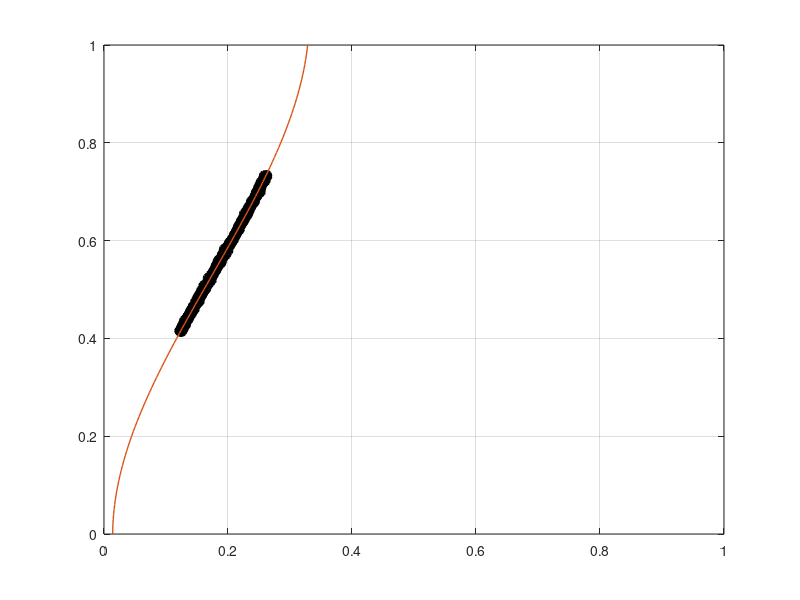

The MATLAB script that drew this image:
function p = ps_bp4()
Ia=[0.413767,0.414939,0.415549,0.416237,0.415393,0.418201,0.415968,0.418609,0.418721,0.415704,0.421217,0.419211,0.422087,0.423142,0.424887,0.423626,0.424554,0.426665,0.428987,0.427443,0.425166,0.429615,0.428124,0.428323,0.429455,0.431332,0.432137,0.434035,0.431771,0.434963,0.436438,0.433361,0.437162,0.437915,0.438298,0.441755,0.440194,0.441148,0.438753,0.442745,0.442104,0.442083,0.445399,0.446051,0.446543,0.446219,0.445639,0.450751,0.448792,0.447639,0.449842,0.450088,0.451144,0.453879,0.453017,0.456642,0.453768,0.452770,0.455514,0.458099,0.458921,0.458215,0.457555,0.460276,0.460436,0.462439,0.463314,0.464797,0.463609,0.462572,0.463229,0.465086,0.468172,0.469262,0.466418,0.470564,0.470985,0.469593,0.469156,0.469571,0.473428,0.475301,0.475751,0.473845,0.476245,0.475394,0.476971,0.479238,0.479685,0.480913,0.483354,0.483086,0.484264,0.480985,0.486161,0.481594,0.487043,0.484339,0.490955,0.488408,0.489207,0.489434,0.490992,0.489731,0.490943,0.493245,0.493466,0.494134,0.494006,0.497665,0.499802,0.498591,0.495600,0.498308,0.500783,0.500221,0.501373,0.501240,0.502868,0.503993,0.503936,0.503719,0.507950,0.506532,0.507665,0.506596,0.507656,0.509547,0.510132,0.511647,0.512968,0.514485,0.514767,0.512751,0.516484,0.514482,0.516934,0.516671,0.517642,0.519051,0.521472,0.521909,0.521750,0.521861,0.523348,0.523236,0.523292,0.526639,0.526294,0.529487,0.528784,0.526291,0.529748,0.529751,0.531120,0.531465,0.534549,0.533401,0.535607,0.534376,0.537933,0.537430,0.539517,0.539092,0.539385,0.537719,0.540966,0.541012,0.543415,0.546923,0.544380,0.547028,0.546913,0.546114,0.549173,0.549191,0.551984,0.551145,0.553065,0.548450,0.551391,0.554608,0.554259,0.555680,0.556407,0.557680,0.556000,0.557105,0.559942,0.557860,0.563427,0.562620,0.560247,0.563107,0.562565,0.564797,0.563860,0.566891,0.567409,0.567042,0.570455,0.571810,0.567095,0.572213,0.574258,0.573045,0.571844,0.571821,0.576329,0.576095,0.576259,0.577717,0.578936,0.582888,0.579231,0.581743,0.580804,0.582413,0.581543,0.581550,0.585158,0.586502,0.582595,0.588697,0.588941,0.590179,0.592734,0.590775,0.592296,0.594184,0.596235,0.595984,0.596803,0.596587,0.600676,0.595884,0.595202,0.598734,0.599329,0.599630,0.603004,0.604718,0.602574,0.603002,0.601701,0.604825,0.606578,0.607878,0.609215,0.612789,0.610817,0.609357,0.611309,0.611396,0.610995,0.615761,0.614130,0.613991,0.616871,0.616436,0.617217,0.619180,0.622430,0.621499,0.621304,0.624019,0.623518,0.624301,0.622776,0.625514,0.625723,0.626169,0.628751,0.628966,0.631905,0.629632,0.634562,0.632666,0.632851,0.636168,0.639912,0.632782,0.637573,0.637187,0.638442,0.638813,0.641171,0.640392,0.644537,0.643661,0.645702,0.642976,0.646611,0.645337,0.648337,0.648470,0.650981,0.646601,0.650912,0.653906,0.651728,0.650717,0.656303,0.655578,0.654624,0.656282,0.654637,0.657998,0.660424,0.659580,0.661141,0.660446,0.663345,0.662699,0.662674,0.661727,0.663401,0.666334,0.667387,0.668182,0.667102,0.670805,0.668542,0.671359,0.673182,0.672996,0.673629,0.676909,0.675878,0.675170,0.676657,0.679323,0.679099,0.678588,0.679759,0.679626,0.683029,0.682896,0.684166,0.684985,0.683629,0.682077,0.689102,0.687155,0.686578,0.688194,0.691199,0.691220,0.691991,0.692903,0.692745,0.694301,0.694858,0.692534,0.697294,0.698085,0.697046,0.699591,0.699199,0.698293,0.703736,0.702727,0.704296,0.703457,0.701971,0.706226,0.708731,0.705228,0.708540,0.708685,0.710244,0.707675,0.713162,0.713458,0.713573,0.713328,0.713777,0.717211,0.715466,0.716288,0.719091,0.718743,0.721106,0.720570,0.720545,0.719539,0.722236,0.721894,0.725507,0.722668,0.726195,0.726995,0.728471,0.728159,0.725907,0.733370,0.728914,0.732794,0.730096,0.730974,];
Ie=[0.124855,0.123145,0.124889,0.124902,0.122192,0.127405,0.122741,0.125735,0.125104,0.122792,0.125083,0.125519,0.126740,0.125993,0.128886,0.128538,0.129266,0.127993,0.128905,0.131227,0.126119,0.130572,0.129686,0.128683,0.131670,0.129963,0.131221,0.132139,0.128719,0.131278,0.129838,0.131409,0.132365,0.134983,0.132006,0.134955,0.136073,0.135040,0.133664,0.136359,0.135631,0.133506,0.136843,0.136145,0.136546,0.137939,0.135922,0.138384,0.137341,0.138844,0.138349,0.140893,0.138383,0.141586,0.139741,0.141985,0.140225,0.140489,0.139961,0.143271,0.145471,0.142132,0.140350,0.142546,0.143963,0.143845,0.144057,0.146044,0.144040,0.144079,0.143414,0.145300,0.148290,0.147980,0.144145,0.148084,0.148086,0.147640,0.147171,0.147774,0.149685,0.150179,0.147843,0.151931,0.153844,0.152229,0.152798,0.152463,0.151994,0.152969,0.154393,0.154055,0.152763,0.153084,0.155825,0.151131,0.156609,0.151471,0.158008,0.157225,0.156457,0.156279,0.156611,0.156311,0.154542,0.159387,0.158208,0.159499,0.159780,0.160418,0.159284,0.157508,0.158020,0.160378,0.162518,0.162247,0.163943,0.163464,0.162767,0.162874,0.163730,0.164044,0.160897,0.162429,0.166368,0.164124,0.164272,0.165696,0.166842,0.166807,0.166688,0.170285,0.168526,0.165883,0.167986,0.169598,0.167753,0.169374,0.168609,0.173187,0.170969,0.171547,0.171063,0.171127,0.171002,0.171252,0.167957,0.172712,0.171992,0.176091,0.171969,0.173248,0.174780,0.174300,0.175908,0.175053,0.176649,0.175227,0.176050,0.177273,0.178759,0.178647,0.179697,0.180405,0.178144,0.178033,0.179831,0.178878,0.179600,0.182807,0.181800,0.181733,0.183231,0.182707,0.183283,0.183804,0.184326,0.185247,0.184729,0.180797,0.182628,0.184180,0.188549,0.186552,0.183731,0.187807,0.185176,0.189152,0.184949,0.188387,0.188747,0.190120,0.186078,0.190894,0.189194,0.189969,0.189646,0.191212,0.192633,0.191880,0.190486,0.194275,0.191120,0.191691,0.196130,0.194929,0.192906,0.196699,0.195526,0.194847,0.193722,0.195322,0.193669,0.198625,0.199951,0.198463,0.197421,0.198646,0.197378,0.196727,0.197290,0.198241,0.194141,0.202365,0.200546,0.202041,0.203939,0.200869,0.201626,0.203361,0.203646,0.203661,0.203594,0.205829,0.208344,0.202576,0.202809,0.206346,0.205609,0.205530,0.208418,0.208355,0.207433,0.207269,0.206730,0.207904,0.210321,0.209802,0.210364,0.212982,0.210906,0.210482,0.210497,0.211108,0.212049,0.213536,0.211204,0.212679,0.213487,0.214174,0.213943,0.213796,0.216493,0.215249,0.217174,0.216969,0.215978,0.215987,0.218440,0.217227,0.216993,0.216325,0.217654,0.217016,0.218597,0.219793,0.220027,0.219953,0.220855,0.222942,0.221582,0.220760,0.222180,0.221097,0.223992,0.221847,0.225215,0.222485,0.224530,0.225049,0.225775,0.226344,0.225185,0.224068,0.227039,0.226393,0.226985,0.225412,0.230237,0.230312,0.228482,0.226986,0.229507,0.230206,0.226328,0.231247,0.231671,0.232531,0.230938,0.232245,0.233990,0.231362,0.232594,0.233076,0.232933,0.230248,0.232989,0.233713,0.235662,0.235897,0.235949,0.235494,0.233367,0.235224,0.238021,0.237523,0.238778,0.238112,0.237917,0.237661,0.238622,0.242328,0.242258,0.240463,0.241018,0.237624,0.241372,0.240817,0.243123,0.242998,0.241701,0.239417,0.245489,0.243422,0.243509,0.242763,0.246466,0.245611,0.243947,0.245540,0.246563,0.247250,0.246638,0.246288,0.246518,0.245481,0.245682,0.247458,0.252157,0.249501,0.248338,0.251429,0.250266,0.248824,0.249281,0.251208,0.249415,0.250881,0.253026,0.252741,0.250908,0.251929,0.253401,0.252961,0.252138,0.253901,0.251570,0.255163,0.254977,0.255516,0.256174,0.256277,0.256919,0.255607,0.256583,0.253246,0.260006,0.256583,0.258121,0.258516,0.258721,0.259689,0.257821,0.259270,0.257588,0.262461,0.258460,0.258509,0.259754,0.262746,];
p=polyfit(Ia,Ie,3);
xi = 0:0.01:1;
yi = polyval(p,xi);
plot(Ie, Ia,'o','LineWidth',2,'Color',[0 0 0]);
hold on;
plot(yi,xi,'LineWidth',1);
axis([0,1,0,1]);
grid on;
hold off;